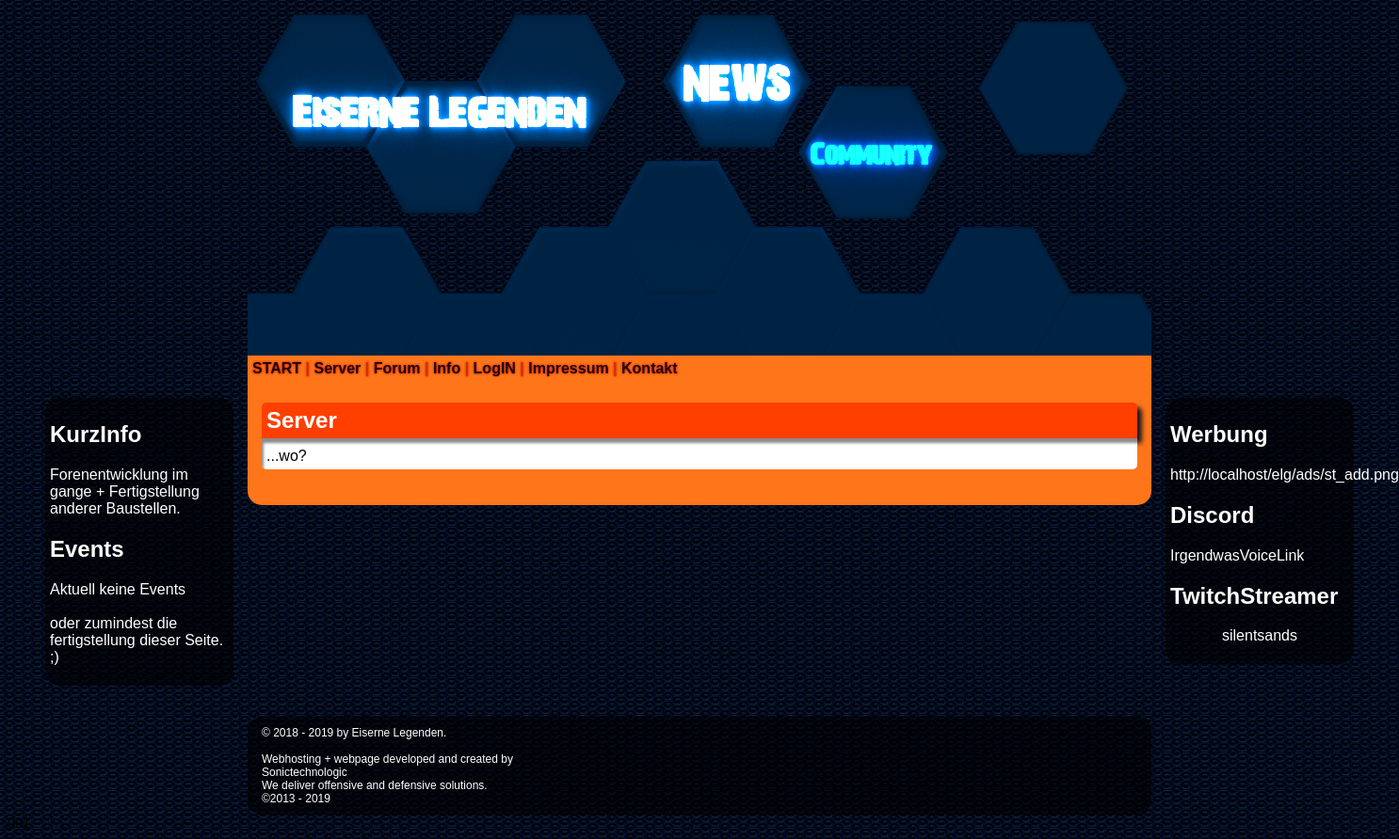
The page /index.php?page=server on the database its author committed.
### tables this page shows
CREATE TABLE IF NOT EXISTS `spalte_links` (
  `ID` int(1) NOT NULL COMMENT 'ID_dexer',
  `kurzinfos` text,
  `events` text,
  PRIMARY KEY (`ID`)
);

CREATE TABLE IF NOT EXISTS `spalte_rechts` (
  `ID` int(1) NOT NULL,
  `Werbung` text,
  `Voicechat` text,
  `Twitchstreamer` text,
  PRIMARY KEY (`ID`)
);

### index.php (the view, shortened to what this page needs)
<?php
				function slesen($seinlesen) 				{
				$seinlesen = trim($seinlesen);
				$linksuche = '/\[URL\]+((https?|ftps?.*).*)\[\/URL\]/im';
				$ersetzenlink = '<a class="whitelink whitelink1" href="$1" target="_blank">$1</a> ';
				$seinlesen = preg_replace($linksuche, $ersetzenlink, $seinlesen);
				$linksuchetext = '/\[URL=((https?|ftps?.*).*)\]+(.*)\[\/URL\]/im';
				$ersetzenlinktext = '<a class="whitelink whitelink1" href="$1" target="_blank">$3</a> ';
				$seinlesen = preg_replace($linksuchetext, $ersetzenlinktext, $seinlesen);
				$bildsuche = '/\[IMG\]+((https?|ftps?.*).*(?=png\b|tiff?\b|gif\b|jpe?g\b)\w{2,4})\[\/IMG\]/im';
				$ersetzenbild = '<a href="$1" target="_blank"><img src="$1" alt="Bild" border="0"></a> ';
				$seinlesen = preg_replace($bildsuche, $ersetzenbild, $seinlesen);
				$adssuche = '/\[ADS=((https?|ftps?.*).*)\]+((https?|ftps?.*).*)\[\/ADS\]/im';
				$ersetzenads = '<a href="$1" target="_blank"><img src="$3" alt="Bild" border="0"></a>';
				$seinlesen = preg_replace($adssuche, $ersetzenads, $seinlesen);
				$thumbsuche = '/\[THUMB\]+((https?|ftps?.*).*(?=png\b|tiff?\b|gif\b|jpe?g\b)\w{2,4})\[\/THUMB\]/im';
				$ersetzenthumb = '<a href="$1" target="_blank"><img src="$1" alt="Bild" border="0" style="width:200px;"></a> ';
				$seinlesen = preg_replace($thumbsuche, $ersetzenthumb, $seinlesen);
				$italicsuche = '/\[I\](.*)\[\/I\]/im';
				$ersetzenitalic = '<i>$1</i>';
				$seinlesen = preg_replace($italicsuche, $ersetzenitalic, $seinlesen);
				$boldsuche = '/\[B\](.*)\[\/B\]/im';
				$ersetzenbold = '<b>$1</b>';
				$seinlesen = preg_replace($boldsuche, $ersetzenbold, $seinlesen);
				return $seinlesen;						}
$settings = "SELECT ID, spalte_links, spalte_main, spalte_rechts, eintrags_anzahl, forum FROM settings WHERE ID=1";
$ergebniSS = mysqli_query($db_link, $settings);
if (mysqli_num_rows($ergebniSS) > 0)
	{
		while($row =  mysqli_fetch_assoc($ergebniSS)) {
			$spalteLinks = $row["spalte_links"];
			$spalteMain = $row["spalte_main"];
			$spalteRechts = $row["spalte_rechts"];
													}
	}
else
	{
		echo "Settings? Wo?";
	}
?>
<!DOCTYPE html>
<html>
<head>
<link rel="stylesheet" type="text/css" href="css/main.css">
</head>
<body>
<main>
<header><img src="img/titellogo.png" alt="titellogo" border="0" width="960" height="370"></header>
<nav> <a class="navi navi1" title="Hauptseite" href="index.php?page=index&seite=1">START</a> | <a class="navi navi1" title="Server" href="index.php?page=server">Server</a> | <a class="navi navi1" title="Forum" href="index.php?page=forum">Forum</a> | <a class="navi navi1" title="Forum" href="index.php?page=info">Info</a> |
<?php
if ($_SESSION["rang"] == "4")
	{
	?>
		<a class="navi navi1" title="login" href="index.php?page=login">LogIN</a>
	<?php
	}
		?>
 | <a class="navi navi1" title="impressum" href="index.php?page=impressum">Impressum</a> | <a class="navi navi1" title="Kontakt" href="index.php?page=kontakt">Kontakt</a>
<?php
if ($_SESSION["rang"] <= "1")
{
?>
| <a class="navi navi1" title="Administration" target="_blank" href="admin/index.php">Admin</a> </nav>
<?php
}
else
	{
		echo "</nav>";
	}
	$sql = "SELECT ID, kurzinfos, events FROM spalte_links";
	$ergebnis = mysqli_query($db_link, $sql);
	if (mysqli_num_rows($ergebnis) > 0)
		{
		while ($row = mysqli_fetch_assoc($ergebnis)) {
			$kurzinfos = slesen($row["kurzinfos"]);
			$events = slesen($row["events"]);
													}
		}
	else
		{
			echo "";
		}
	?>
	<div class="row">
		<div class="spalte side">
			<div class="sidespacer" >
						<?php
				if (is_numeric($spalteLinks) and $spalteLinks == "1")
				{
			?>
			<h2>KurzInfo</h2>
			<p><?php echo $kurzinfos; ?></p>
			<h2>Events</h2>
			<p><?php echo $events; ?></p>
				<?php
				}
				?>
			</div>
		</div>
	<div class="spalte mitte">
<?php
			if (is_numeric($spalteMain) and $spalteMain == "1")
				{
  if ($_GET['page'] == "server")
  {
	echo '<article>
				<div class="titel"><b id="titel">Server</b></div>
				<div class="inhalt">
				...wo?
				</div>
				<wbr></wbr><br>
				</article>';
   ?>
   <?php
  }
	}
	$sql= "SELECT ID, Werbung, Voicechat, Twitchstreamer FROM spalte_rechts WHERE ID=1";
	$ergebnis = mysqli_query($db_link, $sql);
		if (mysqli_num_rows($ergebnis) > 0)
		{
			while($row = mysqli_fetch_assoc($ergebnis))	{
  ?>
  </div>
  <div class="spalte side">
    <div class="sidespacer">
	<?php
			if (is_numeric($spalteRechts) and $spalteRechts == "1")
				{
	?>
	<h2>Werbung</h2>
    <p><?php echo "" . slesen($row["Werbung"]) . ""; ?></p>
    <h2>Discord</h2>
    <p><?php
	$Voicechat = $row["Voicechat"];
	$Voicechat = slesen($Voicechat);
	echo $Voicechat; ?></p>
    <h2>TwitchStreamer</h2>
    <p align="center"><?php
	$Twitchstreamer = $row["Twitchstreamer"];
	$Twitchstreamer = slesen($Twitchstreamer);
	echo $Twitchstreamer; ?></p>
		<?php
				}
														}
		}
		else
		{
			echo "";
		}
		?>
    </div>
    </div>
</div>
<br>
<footer>
© 2018  - <?php echo date("Y");?> by  Eiserne Legenden. <br><br>
Webhosting + webpage developed and created by<br>
Sonictechnologic <br>
We deliver offensive and defensive solutions.<br>
©2013 - <?php echo date("Y");?>
</footer>
</main>
<?php
echo "001";
?>
</body>
</html>

### css/main.css (style rules this page uses)
body { background-color: black; background-image: url("../img/bg.png"); background-position: left top; background-attachment: fixed; }
header { height: 370px; width: 960px; margin: auto; color: white; font-style: normal; font-family: "Arial Verdana", Arial, Sans-serif; font-size: 62px; }
nav { height: 20px; width: 950px; margin: auto; padding: 5px 5px 5px 5px; background-color: #ff751a; color: #cc3300; font-style: normal; font-weight: bold; font-family: "Arial Verdana", Arial, Sans-serif; font-size: 16px; text-shadow: 0 0 3px #cc0000; }
.navi { color: #cc3300; transition-duration: 0.3s; text-shadow: 0 0 3px #ff751a; cursor: pointer; }
.navi1:link { text-decoration: none; color: #1a0600; text-shadow: 0 0 3px #cc0000; }
main { width: 1420px; margin: auto; padding: 0px 15px 0px 15px; }
.spalte { margin: auto; float: left; padding: 15px; }
.spalte.side { width: 200px; color: white; font-style: normal; font-family: "Arial Verdana", Arial, Sans-serif; font-size: 16px; }
.spalte.mitte { width: 930px; background-color: #ff751a; border-radius: 0px 0px 15px 15px; font-style: normal; font-family: "Arial Verdana", Arial, Sans-serif; }
article { padding: 5px 0px 5px 0px ; }
.titel { margin: auto; height: auto; width: 920px; padding: 5px ; border-radius: 5px 5px 0px 0px; color: white; box-shadow: 5px 5px 5px #1a1a1a; font-size: 12px; background-color: #FF3F00; }
#titel { font-size: 24px; }
.inhalt { margin: auto; height: auto; width: 920px; padding: 10px 5px 5px 5px ; border-radius: 0px 0px 5px 5px; color: black; background-color: white; box-shadow: inset 2px 5px 3px #8c8c8c; }
.row:after { content: ""; display: table; clear: both; }
.sidespacer { padding: 5px ; background-color:rgba(0, 0, 0, 0.6); border-radius: 15px 15px 15px 15px; }
footer { height: auto; width: 930px; margin: auto; padding: 10px 15px 10px 15px; color: white; background-color:rgba(0, 0, 0, 0.6); border-radius: 15px 15px 15px 15px; font-style: normal; font-family: "Arial Verdana", Arial, Sans-serif; font-size: 12px }

### rows shown on the page
spalte_links: kurzinfos "Forenentwicklung im gange + Fertigstellung anderer Baustellen.", events "Aktuell keine Events oder zumindest die fertigstellung dieser Seite. ;)"
spalte_rechts: Werbung "http://localhost/elg/ads/st_add.png", Voicechat "IrgendwasVoiceLink", Twitchstreamer "silentsands"
